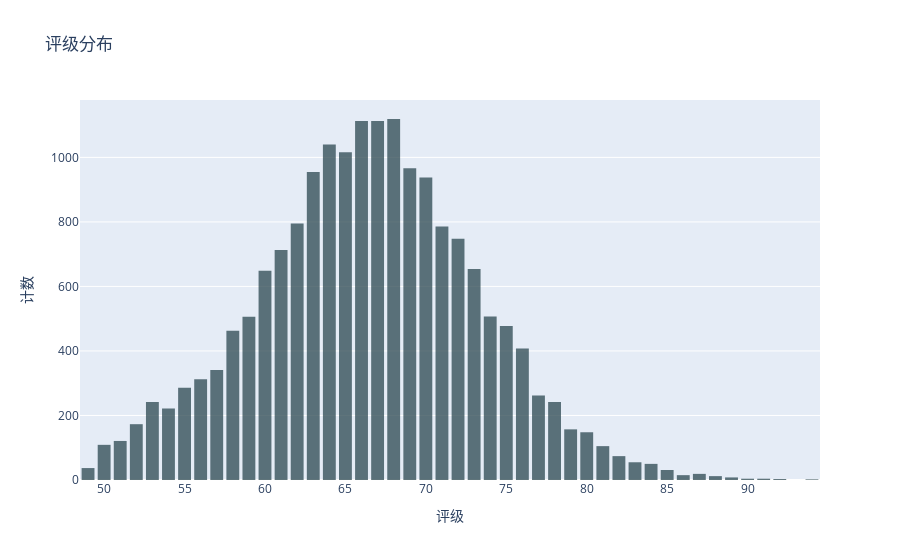

The cell this chart's notebook holds for it:
### Markdown cell above
在 `go.Histogram()` 函数中，第一个参数是数据，之后的参数分别设置透明度、标签和颜色。

在 `go.Layout()` 函数中，设置图和横轴竖轴标题，条形的间距。注意图右上方额外有一组按钮，鼠标放上去可看出它们分别是保存 (download)、缩放 (zoom)、平移 (pan)、截取 (select)、聚焦 (zoom)、重设 (reset) 等功能。

然后画出所有球员评级分布图，只需把 `FIFA.Age` 改为 `FIFA.Overall`，以及一些描述性文字。

### Code cell
trace = go.Histogram(
    x=FIFA.Overall,
    opacity=0.75,
    name = "Overall",
    marker=dict(color='#2b4750')
    )

data = [trace]
layout = go.Layout(
                   title='评级分布',
                   xaxis=dict(title='评级'),
                   yaxis=dict(title='计数'),
                   bargap = 0.20
)
fig = go.Figure(data=data, layout=layout)
iplot(fig)

### Figure 1 — Plotly figure (JSON) as saved in the notebook; plotly's stock layout.template omitted (floating-point values rounded to 4 significant figures; data arrays with more than 128 entries replaced by an {"elided": "..."} marker saying what was removed)
{"data": [{"marker": {"color": "#2b4750"}, "name": "Overall", "opacity": 0.75, "type": "histogram", "x": {"elided": "18000 int values"}}], "layout": {"bargap": 0.2, "title": {"text": "评级分布"}, "xaxis": {"title": {"text": "评级"}}, "yaxis": {"title": {"text": "计数"}}}}
